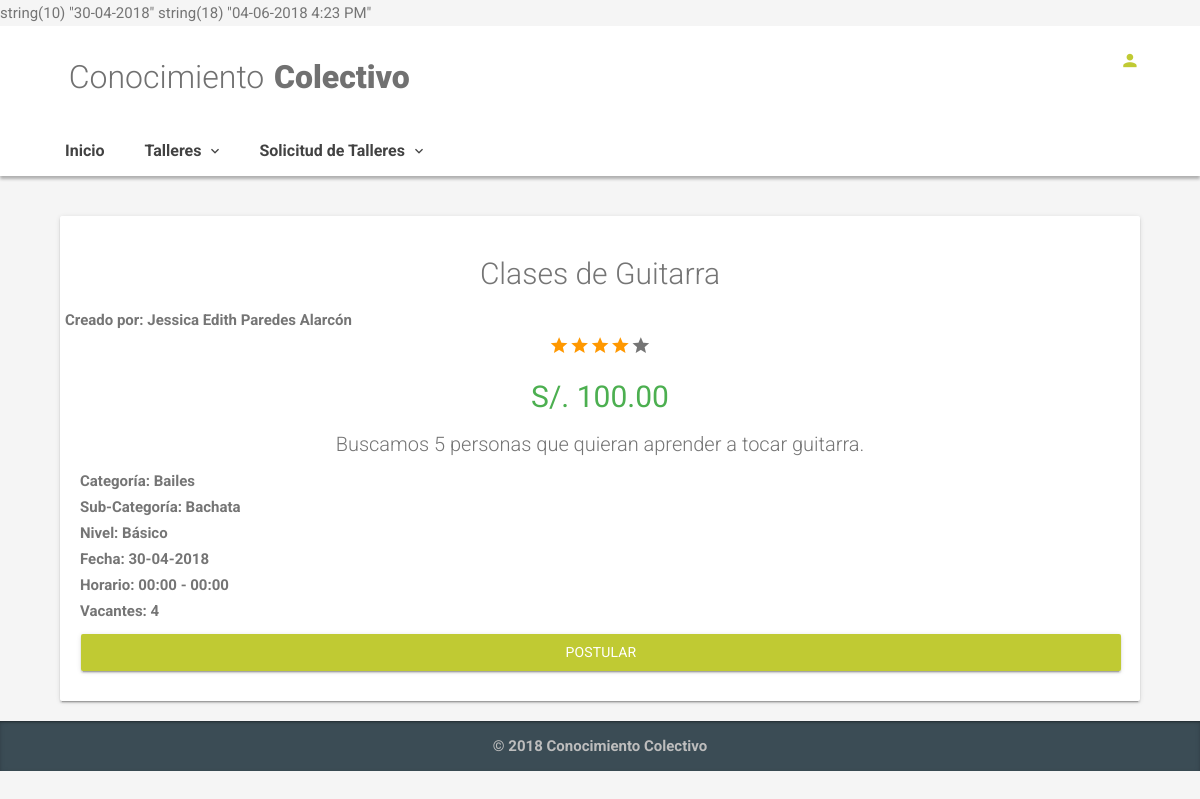
Page /index.php/workshop/description/1 on the earlier database version.
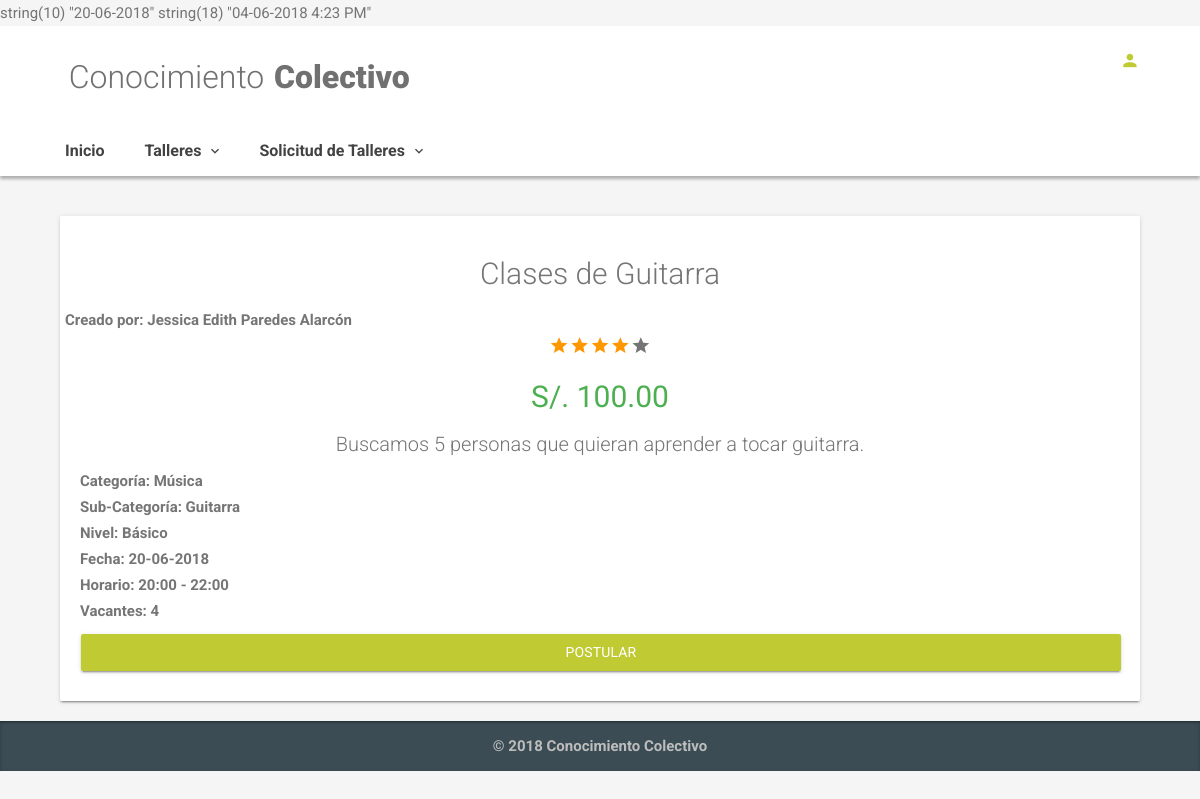
Same page on the later database version.
### tables this page shows
CREATE TABLE `workshops` (
  `id` int(11) NOT NULL AUTO_INCREMENT,
  `title` varchar(100) NOT NULL,
  `description` varchar(100) NOT NULL,
  `vacancy` smallint(6) NOT NULL,
  `amount` decimal(10,2) NOT NULL,
  `start_date` date DEFAULT NULL,
  `start_time` time NOT NULL,
  `end_time` time NOT NULL,
  `user_id` int(11) NOT NULL,
  `category_id` int(11) NOT NULL,
  `subcategory_id` int(11) DEFAULT NULL,
  `removed` enum('Activo','Eliminado') DEFAULT NULL,
  `level_id` int(11) DEFAULT NULL,
  `created_date` timestamp NOT NULL DEFAULT CURRENT_TIMESTAMP ON UPDATE CURRENT_TIMESTAMP,
  PRIMARY KEY (`id`),
  KEY `fk_workshops_user_id` (`user_id`),
  KEY `fk_workshops_category_id` (`category_id`),
  KEY `fk_workshops_subcategory_id_subcategories_id` (`subcategory_id`),
  KEY `fk_workshops_level_id_level_id` (`level_id`),
  CONSTRAINT `fk_workshops_category_id` FOREIGN KEY (`category_id`) REFERENCES `categories` (`id`) ON DELETE NO ACTION ON UPDATE NO ACTION,
  CONSTRAINT `fk_workshops_level_id_level_id` FOREIGN KEY (`level_id`) REFERENCES `level` (`id`),
  CONSTRAINT `fk_workshops_subcategory_id_subcategories_id` FOREIGN KEY (`subcategory_id`) REFERENCES `subcategories` (`id`),
  CONSTRAINT `fk_workshops_user_id` FOREIGN KEY (`user_id`) REFERENCES `users` (`id`) ON DELETE NO ACTION ON UPDATE NO ACTION
);

CREATE TABLE `users` (
  `id` int(11) NOT NULL AUTO_INCREMENT,
  `name` varchar(20) NOT NULL,
  `last_name` varchar(20) NOT NULL,
  `email` varchar(30) NOT NULL,
  `password` varchar(20) NOT NULL,
  `cell_phone` varchar(9) NOT NULL,
  `date_birth` date DEFAULT NULL,
  `description` varchar(100) DEFAULT NULL,
  `created_date` timestamp NOT NULL DEFAULT CURRENT_TIMESTAMP ON UPDATE CURRENT_TIMESTAMP,
  `gender` enum('Femenino','Masculino') NOT NULL,
  `removed` enum('Activo','Eliminado') NOT NULL,
  `role` enum('Admin','Default') DEFAULT NULL,
  PRIMARY KEY (`id`)
);

CREATE TABLE `categories` (
  `id` int(11) NOT NULL AUTO_INCREMENT,
  `name` varchar(20) NOT NULL,
  `parent_id` int(11) DEFAULT NULL,
  `removed` enum('Activo','Eliminado') DEFAULT NULL,
  PRIMARY KEY (`id`)
);

CREATE TABLE `subcategories` (
  `id` int(11) NOT NULL AUTO_INCREMENT,
  `sub_name` varchar(20) NOT NULL,
  `categories_id` int(11) NOT NULL,
  `removed` enum('Activo','Eliminado') DEFAULT NULL,
  PRIMARY KEY (`id`),
  KEY `fk_subcategories_parent_id_categories_id` (`categories_id`),
  CONSTRAINT `fk_subcategories_parent_id_categories_id` FOREIGN KEY (`categories_id`) REFERENCES `categories` (`id`)
);

CREATE TABLE `level` (
  `id` int(11) NOT NULL AUTO_INCREMENT,
  `level` varchar(20) NOT NULL,
  `dificult` int(11) DEFAULT NULL,
  PRIMARY KEY (`id`)
);

### application/controllers/Workshop.php (called while the page is built, shortened)
<?php
class Workshop extends CI_Controller {
	private $user_id = '0';
    public function __construct() {
		$this->load->model('workshop_model');
		$this->user_id = $this->session->userdata('s_iduser');
	}
	public function description($id) {
		$workshop_description = $this->workshop_model->show_by_id($id);
		$w_by_user = $this->workshop_model->get_inscribed_workshops_by_user($this->user_id,$workshop_description['sc_id']);
		$w_by_user_validate = isset($w_by_user)? $w_by_user :1;
              $fechaActual = date('d-m-Y g:i A');
              var_dump($workshop_description['start_date']);
              var_dump($fechaActual);
		$dataView=[
			'page'=>'workshops/description',
			'description'=>$workshop_description,
			'w_historial'=>$w_by_user_validate
		];
		$this->load->view('template/basic',$dataView);
	}
}

### index.php (called while the page is built, shortened)
<?php
require_once BASEPATH.'core/CodeIgniter.php';

### application/models/Workshop_model.php (called while the page is built, shortened)
<?php
class Workshop_model extends CI_Model {
    public function show_by_id($id){
        $sql = "SELECT
        w.id,
        w.title,
        DATE_FORMAT(w.start_date,'%d-%m-%Y') AS start_date,
        w.start_time,
        w.end_time,
        w.amount,
        w.vacancy,
        w.description,
        w.user_id AS workshop_creator,
        c.name AS category_name,
        sc.id AS sc_id,
        sc.sub_name,
        u.name AS user_name,
        u.last_name AS user_last_name,
        l.level AS level_name,
        l.dificult AS dificult
      FROM
        workshops AS w
        INNER JOIN categories AS c
          ON w.category_id = c.id
          INNER JOIN subcategories AS sc
            ON w.subcategory_id = sc.id
          INNER JOIN users AS u
            ON u.id = w.user_id
              INNER JOIN level AS l
              ON w.level_id = l.id
            WHERE w.`id` = ?
            LIMIT 1";
      $query = $this->db->query($sql,array($id));
      return $query->row_array();
    }
}

### application/views/workshops/description.php (the view)
<div class="container">
          <div class="col-xl-12 col-lg-12 col-md-12 col-sm-12 col-12">
            <div class="card animated zoomInDown animation-delay-5">
              <div class="card-body">
                <h2 align="center"><?php echo $description['title']?></h2>
                  <div class="row" align="center">
                    <li class="list-unstyled"> Creado por: <?php echo $description['user_name']?> <?php echo $description['user_last_name']?>
                    </li>
                    <div class="col-xl-12 col-lg-12 col-md-12 col-sm-12 col-12">
                        <i class="zmdi zmdi-hc-lg zmdi-star color-warning"></i>
                        <i class="zmdi zmdi-hc-lg zmdi-star color-warning"></i>
                        <i class="zmdi zmdi-hc-lg zmdi-star color-warning"></i>
                        <i class="zmdi zmdi-hc-lg zmdi-star color-warning"></i>
                        <i class="zmdi zmdi-hc-lg zmdi-star"></i>
                      </div>
                    </div>
                    <div class="col-xl-12 col-lg-12 col-md-12 col-sm-12 col-12" align="center">
                      <h2 class="color-success text-normal">S/. <?php echo $description['amount']?></h2>
                    </div>
                <p class="lead" align="center"><?php echo $description['description']?></p>
                <ul class="list-unstyled">
                  <li>Categoría: <?php echo $description['category_name']?></li>
                  <li> Sub-Categoría: <?php echo $description['sub_name']?></li>
                  <li> Nivel: <?php echo $description['level_name']?></li>
                  <li> Fecha: <?php echo $description['start_date']?></li>
                  <li> Horario: <?php echo date("H:i", strtotime($description['start_time']))?> - <?php echo date("H:i", strtotime($description['end_time']))?></li>
                  <li> Vacantes: <?php echo $description['vacancy']?> </li>
                </ul>
                <?php
                if ($description['workshop_creator'] != $this->session->userdata('s_iduser') || $w_historial['dificult'] >= $description['dificult']){
                  ?>
                <a href="<?php echo site_url('workshop/save_inscribed_user/'.$description['id'])?>" class="btn btn-primary btn-block btn-raised">Postular</a>
                <?php }?>
              </div>
            </div>
          </div>
      </div>

### application/views/template/basic.php (shortened to what this page needs)
<!DOCTYPE html>
<html lang="es">
  <head>
    <link rel="stylesheet" href="/assets/css/plugins.min.css">
    <link rel="stylesheet" href="/assets/css/style.lime-600.min.css">
    <link rel="stylesheet" href="/assets/css/jquery.timepicker.min.css">
  </head>
  <body>
    <div class="ms-site-container">
      <?php $this->load->view('template/header')?>
        <?php $this->load->view($page)?>
      <?php $this->load->view('template/footer')?>
    </div>
  </body>
</html>

### application/views/template/header.php (shortened to what this page needs)
<header class="ms-header ms-header-white">
    <div class="container container-full">
        <div class="ms-title">
            <a href="/">
                <h1 class="animated fadeInRight animation-delay-6">Conocimiento
                    <span>
                        <strong>&nbsp;&nbsp;&nbsp;
                            <strong>Colectivo</strong>
                    </span>
                </h1>
            </a>
        </div>
        <div class="header-right">
            <?php if($this->session->userdata('s_iduser') == false){?>
            <a href="<?php echo site_url('login')?>" class="btn-circle btn-circle-primary no-focus animated zoomInDown animation-delay-8">
                <i class="zmdi zmdi-account"></i>
            </a>
            <?php }?>
        </div>
    </div>
</header>
<nav class="navbar navbar-expand-md navbar-static ms-navbar ms-navbar-white">
    <div class="container container-full">
        <div class="collapse navbar-collapse" id="ms-navbar">
            <ul class="navbar-nav">
                <?php $this->load->view('template/menu')?>
            </ul>
        </div>
    </div>
</nav>

### application/views/template/menu.php (shortened to what this page needs)
<li class="nav-item">
    <a href="<?php echo site_url('')?>" class="nav-link animated fadeIn animation-delay-9" role="button" aria-haspopup="true" aria-expanded="false" data-name="inicio">Inicio</a>
</li>
<li class="nav-item dropdown">
    <a href="#" class="nav-link dropdown-toggle animated fadeIn animation-delay-9" data-toggle="dropdown" data-hover="dropdown" role="button" aria-haspopup="true" aria-expanded="false" data-name="ecommerce">
        Talleres
        <i class="zmdi zmdi-chevron-down"></i>
    </a>
</li>
<li class="nav-item dropdown">
    <a href="#" class="nav-link dropdown-toggle animated fadeIn animation-delay-9" data-toggle="dropdown" data-hover="dropdown" role="button" aria-haspopup="true" aria-expanded="false" data-name="ecommerce">
        Solicitud de Talleres
        <i class="zmdi zmdi-chevron-down"></i>
    </a>
</li>

### application/views/template/footer.php (shortened to what this page needs)
 <footer class="ms-footer">
  <div class="container">
    <p> &copy; 2018 Conocimiento Colectivo</p>
  </div>
</footer>

Differences in the rows shown:
changed workshops "Clases de Guitarra": category.name "Bailes" → "Música"; subcategory.sub_name "Bachata" → "Guitarra"; start_time "00:00" → "20:00"; end_time "00:00" → "22:00"
Other differences:
text written by a page script: "string(10) \"30-04-2018\" string(18) \"04-06-2018 4:23 PM\"" → "string(10) \"20-06-2018\" string(18) \"04-06-2018 4:23 PM\""
$description['start_date']: "30-04-2018" → "20-06-2018"
